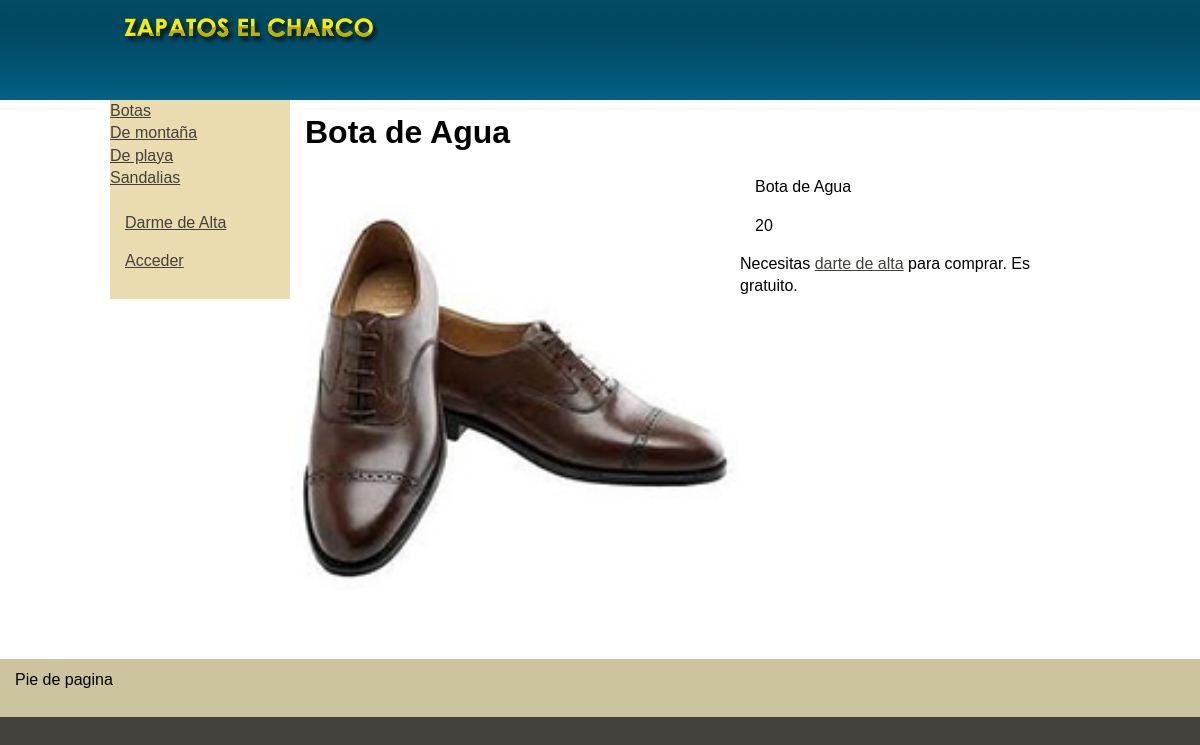
Screenshot of /ver_producto.php?recordID=1 with the database file from the repository.
### tables this page shows
CREATE TABLE `tblcategoria` (
  `idCategoria` int(11) NOT NULL AUTO_INCREMENT,
  `strDescripcion` varchar(50) DEFAULT NULL,
  PRIMARY KEY (`idCategoria`)
);

CREATE TABLE `tblproducto` (
  `idProducto` int(11) NOT NULL AUTO_INCREMENT,
  `strNombre` varchar(100) DEFAULT NULL,
  `strSEO` varchar(100) DEFAULT NULL,
  `dblPrecio` double DEFAULT NULL,
  `intEstado` int(11) DEFAULT NULL,
  `intCategoria` int(11) DEFAULT NULL,
  `strImagen` varchar(50) DEFAULT NULL,
  PRIMARY KEY (`idProducto`)
);

### includes/funciones.php (called while the page is built, shortened)
<?php
if (!function_exists("GetSQLValueString")) {
function GetSQLValueString($theValue, $theType, $theDefinedValue = "", $theNotDefinedValue = "")
{
  $theValue = function_exists("mysql_real_escape_string") ? mysql_real_escape_string($theValue) : mysql_escape_string($theValue);
  switch ($theType) {
    case "long":
    case "int":
      $theValue = ($theValue != "") ? intval($theValue) : "NULL";
      break;
  }
  return $theValue;
}
}
?>

### ver_producto.php (the view, shortened to what this page needs)
<?php require_once('Connections/conexionzapatos.php'); ?>
<?php
$varProducto_DatosProducto = "0";
if (isset($_GET["recordID"])) {
  $varProducto_DatosProducto = $_GET["recordID"];
}
$query_DatosProducto = sprintf("SELECT * FROM tblproducto WHERE tblproducto.idProducto = %s", GetSQLValueString($varProducto_DatosProducto, "int"));
$DatosProducto = mysql_query($query_DatosProducto, $conexionzapatos) or die(mysql_error());
$row_DatosProducto = mysql_fetch_assoc($DatosProducto);
?>
<!DOCTYPE html PUBLIC "-//W3C//DTD XHTML 1.0 Transitional//EN" "http://www.w3.org/TR/xhtml1/DTD/xhtml1-transitional.dtd">
<html xmlns="http://www.w3.org/1999/xhtml">
<head>
<link href="estilo/principal.css" rel="stylesheet" type="text/css" />
</head>
<body>
<div class="container">
  <div class="header"><div class="headerinterior"><img src="images/logotrans.png" width="283" height="64" alt="Tienda Zapatos" /></div></div>
  <div class="subcontenedor">
              <div class="sidebar1">
               <?php include("includes/catalogo.php"); ?>
</div>
              <div class="content">
                <h1><?php echo $row_DatosProducto['strNombre']; ?></h1>
                <table width="100%" border="0" cellspacing="0" cellpadding="0">
                  <tr>
                    <td><img src="documentos/productos/<?php echo $row_DatosProducto['strImagen']; ?>" width="450" height="450" /></td>
                    <td valign="top"><p><?php echo $row_DatosProducto['strNombre']; ?></p>
                    <p><?php echo $row_DatosProducto['dblPrecio']; ?></p>
                    <?php if ((isset($_SESSION['MM_IdUsuario']))  && ($_SESSION['MM_IdUsuario']!=""))
					{?>
                    <p><a href="carrito_add.php?recordID=<?php echo $row_DatosProducto['idProducto']; ?>">Comprar Producto</a></p>
                    <?php }
					else
					{?>
                    Necesitas <a href="alta_usuario.php">darte de alta</a> para comprar. Es gratuito.
<?php }?></td>
                  </tr>
                  <tr>
                    <td>&nbsp;</td>
                    <td>&nbsp;</td>
                  </tr>
                </table>
                </div>
    </div>
  <div class="footer">
    <p>Pie de pagina</p>
    </div>
  </div>
</body>
</html>

### includes/catalogo.php (shortened to what this page needs)
<?php require_once('Connections/conexionzapatos.php'); ?>
<?php
$query_Recordset1 = "SELECT * FROM tblcategoria ORDER BY tblcategoria.strDescripcion";
$Recordset1 = mysql_query($query_Recordset1, $conexionzapatos) or die(mysql_error());
$row_Recordset1 = mysql_fetch_assoc($Recordset1);
?>
<?php do { ?>
  <a href="categoria_ver.php?cat=<?php echo $row_Recordset1['idCategoria']; ?>"><?php echo $row_Recordset1['strDescripcion']; ?></a><br>
  <?php } while ($row_Recordset1 = mysql_fetch_assoc($Recordset1)); ?>
<p>
<?php
if ((isset($_SESSION['MM_Username'])) && ($_SESSION['MM_Username'] != ""))
  {
	  echo "Hola ";
	  echo ObtenerNombreUsuario($_SESSION['MM_IdUsuario']);
	  ?>
      <br />
<a href="usuario_modificar.php" class="modificacionusuario">Modificar</a> - <a href="usuario_cerrarsesion.php"  class="modificacionusuario">Salir</a>
<?php
  }
  else
  {?><br />
  <a href="alta_usuario.php">Darme de Alta</a></p>
<p><a href="acceso.php">Acceder</a></p>
<?php }?>

### estilo/principal.css (style rules this page uses)
body { font: 100%/1.4 Verdana, Arial, Helvetica, sans-serif; background: #42413C; margin: 0; padding: 0; color: #000; }
h1, h2, h3, h4, h5, h6, p { margin-top: 0; padding-right: 15px; padding-left: 15px; }
a:link { color: #42413C; text-decoration: underline; }
.container { width: 100%; background: #FFF; margin: 0 auto; }
.header { width: 100%; background-color: #ADB96E; background-image: url(../images/fondocabecera.png); height: 100px; margin-top: 0; margin-right: auto; margin-bottom: 0; margin-left: auto; }
.headerinterior { width: 980px; height: 100px; margin: 0 auto; }
.subcontenedor { background: #FFF; margin: 0 auto; width: 980px; }
.sidebar1 { float: left; width: 180px; background: #EADCAE; padding-bottom: 10px; }
.content { padding: 10px 0; width: 800px; float: left; }
.footer { padding: 10px 0; background: #CCC49F; position: relative; clear: both; }

### rows the page displays
tblcategoria: strDescripcion "Botas"
tblcategoria: strDescripcion "De montaña"
tblcategoria: strDescripcion "De playa"
tblcategoria: strDescripcion "Sandalias"
tblproducto: strNombre "Bota de Agua", strImagen (picture), dblPrecio "20"
